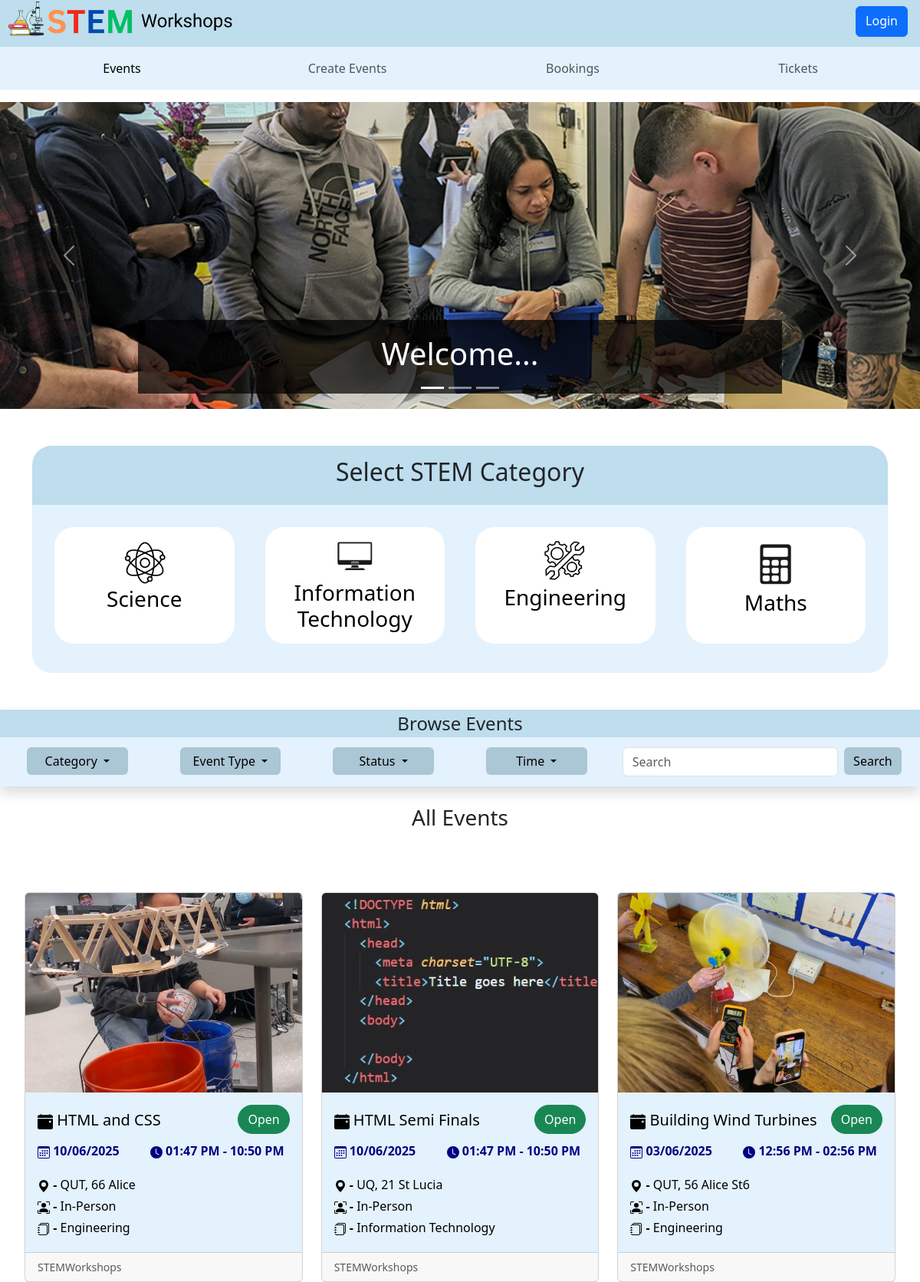
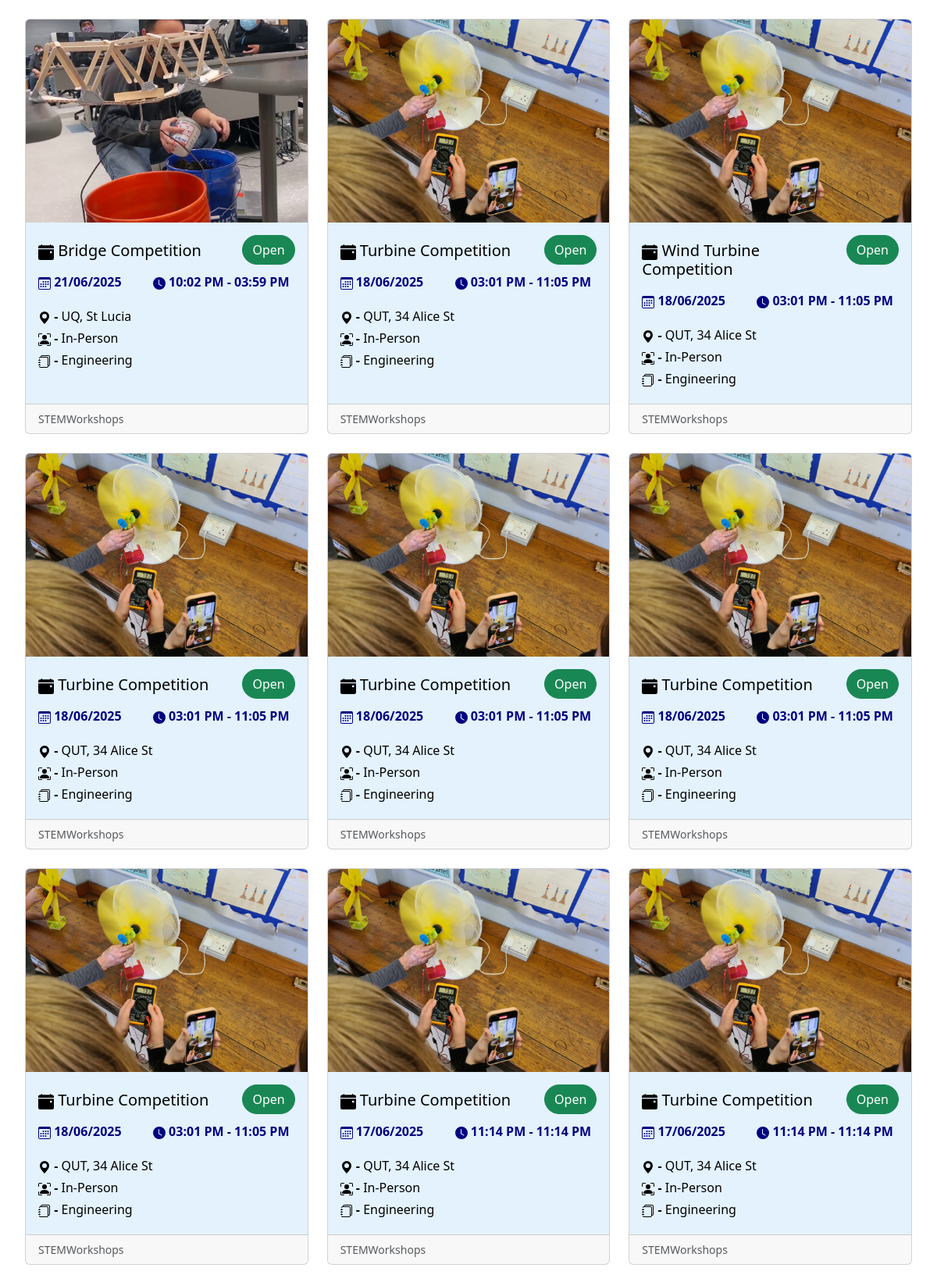
The page / (upper part) on the database its author committed (2 pictures, top to bottom).
### STEMWorkshops/models.py (models this page shows, shortened)
class Event(db.Model):
    __tablename__ = 'events'
    event_id = db.Column(db.Integer, primary_key=True)
    event_name = db.Column(db.String(80), nullable=False)
    start_time = db.Column(db.DateTime, nullable=False)
    end_time = db.Column(db.DateTime, nullable=False)
    STEM_category = db.Column(db.Enum("Science", "Information Technology", "Maths", "Engineering"), nullable=False)
    event_type = db.Column(db.Enum("Online", "In-Person"), nullable=False)
    event_address = db.Column(db.String(80))
    event_venue = db.Column(db.String(80))
    ticket_price = db.Column(db.Numeric(10,2), nullable=False)
    ticket_policy = db.Column(db.Integer)
    max_num_tickets = db.Column(db.String(100), nullable=False)
    description = db.Column(db.String(200))
    image = db.Column(db.String(400))
    event_status = db.Column(db.Enum("Open", "Inactive", "Sold Out", "Cancelled"))
    user_id = db.Column(db.Integer, db.ForeignKey('users.user_id'))
    comments = db.relationship('Comment', backref='event', cascade="all, delete-orphan")

### STEMWorkshops/views.py (the view)
@main_bp.route('/')
def index():
    category = request.args.get('category')
    status = request.args.get('status')
    time = request.args.get('time')
    event_type = request.args.get('event_type')
    if not category and not status and not time and not event_type:
        events = get_all_events_ordered_by_status()
    else:
        events = db.session.scalars(db.select(Event)).all()
    return render_template('index.html', events=events, category=category, status=status, time=time, event_type=event_type, now=datetime.now)

### STEMWorkshops/events.py (called while the page is built)
def get_all_events_ordered_by_status():
    return db.session.scalars(
        db.select(Event).order_by(
            db.case(
                (Event.event_status == 'Open', 1),
                (Event.event_status == 'Sold Out', 2),
                (Event.event_status == 'Inactive', 3),
                (Event.event_status == 'Cancelled', 4),
            )
        )
    ).all()

### STEMWorkshops/templates/index.html (shortened to what this page needs)
{% extends 'base.html' %}
 {% block content %}
    <section class="mt-3 ">
      <div id="carouselExampleCaptions" class="carousel-home carousel slide" data-bs-ride="carousel">
        <div class="carousel-indicators">
          <button type="button" data-bs-target="#carouselExampleCaptions" data-bs-slide-to="0" class="active"
            aria-current="true" aria-label="Slide 1"></button>
          <button type="button" data-bs-target="#carouselExampleCaptions" data-bs-slide-to="1"
            aria-label="Slide 2"></button>
          <button type="button" data-bs-target="#carouselExampleCaptions" data-bs-slide-to="2"
            aria-label="Slide 3"></button>
        </div>
        <div class="carousel-inner">
          <div class="carousel-item active ">
            <img src="./static/img/event1.jpg" class="d-block w-100 img-fluid" alt="...">
            <div class="carousel-caption d-block ">
              {% if current_user.is_authenticated %}
              <h1>Hello, {{current_user.name}}...</h1>
              {% else %}
              <h1>Welcome...</h1>
              {% endif %}
            </div>
          </div>
        </div>
        <button class="carousel-control-prev" type="button" data-bs-target="#carouselExampleCaptions"
          data-bs-slide="prev">
          <span class="carousel-control-prev-icon" aria-hidden="true"></span>
        </button>
        <button class="carousel-control-next" type="button" data-bs-target="#carouselExampleCaptions"
          data-bs-slide="next">
          <span class="carousel-control-next-icon" aria-hidden="true"></span>
        </button>
      </div>
    </section>
    <div class="container">
      <div class="category-title ">
        <h2 class=" text-center">Select STEM Category</h2>
      </div>
      <div class="select-category">
        <div class="row text-center p-3">
          <div class=" col-xs-6 col-sm-6 col-md-6 col-lg-3 mb-2">
            <a href="{{ url_for('main.index', category='Science') }}#browse-events" class="text-decoration-none">
              <div class="categories  m-2 p-2">
                <img src="./static/img/science.png" class="logo mt-2">
                <h3>Science</h3>
              </div>
            </a>
          </div>
          <div class=" col-xs-6 col-sm-6 col-md-6 col-lg-3 mb-2 ">
            <a href="{{ url_for('main.index', category='Information Technology') }}#browse-events" class="text-decoration-none">
              <div class="categories m-2 p-2">
                <img src="./static/img/computer.png" class="logo ">
                <h3>Information Technology</h3>
              </div>
            </a>
          </div>
          <div class=" col-xs-6 col-sm-6 col-md-6 col-lg-3 mb-2 ">
            <a href="{{ url_for('main.index', category='Engineering') }}#browse-events" class="text-decoration-none">
              <div class="categories m-2 p-2">
                <img src="./static/img/engineering.png" class="logo mt-2">
                <h3>Engineering</h3>
              </div>
            </a>
          </div>
          <div class=" col-xs-6 col-sm-6 col-md-6 col-lg-3 mb-2 ">
            <a href="{{ url_for('main.index', category='Maths') }}#browse-events" class="text-decoration-none">
              <div class="categories m-2 p-2">
                <img src="./static/img/maths.png" class="logo mt-2">
                <h3>Maths</h3>
              </div>
            </a>
          </div>
        </div>
      </div>
    </div>
    <div class="browse-header sticky-top shadow">
      <div class="browse-title">
        <h4 class="text-center py-1" id="event-browse">Browse Events</h4>
      </div>
      <div class="dropdown-section mx-2">
        <div class="row text-center">
          <div class="col-xs-6 col-sm-6 col-md-2 col-lg-2">
            <div class="dropdown mb-1">
              <a class="btn btn-info dropdown-toggle w-75" href="#" role="button" id="dropdownMenuLink"
                data-bs-toggle="dropdown" aria-expanded="false">
                Category
              </a>
            </div>
          </div>
          <div class="col-xs-6 col-sm-6 col-md-2 col-lg-2">
            <div class="dropdown mb-1">
              <a class="btn btn-info dropdown-toggle w-75" href="#" role="button" id="dropdownMenuLink"
                data-bs-toggle="dropdown" aria-expanded="false">
                Event Type
              </a>
            </div>
          </div>
          <div class="col-xs-6 col-sm-6 col-md-2 col-lg-2">
            <div class="dropdown mb-1">
              <a class="btn btn-info dropdown-toggle w-75" href="#" role="button" id="dropdownMenuLink"
                data-bs-toggle="dropdown" aria-expanded="false">
                Status
              </a>
            </div>
          </div>
          <div class="col-xs-6 col-sm-6 col-md-2 col-lg-2">
            <div class="dropdown mb-1">
              <a class="btn btn-info dropdown-toggle w-75" href="#" role="button" id="dropdownMenuLink"
                data-bs-toggle="dropdown" aria-expanded="false">
                Time
              </a>
            </div>
          </div>
          <div class="col-xs-6 col-sm-6 col-md-4 col-lg-4">
            <form class=" d-flex justify-content-start align-items-start mb-2">
              <input class="form-control me-2 w-75" type="search" placeholder="Search" aria-label="Search">
              <button class="btn btn-info" type="submit">Search</button>
            </form>
          </div>
        </div>
      </div>
    </div>
    <div id="event-all" class="all-event-heading mt-3 mb-5">
      <h3 class=" d-flex justify-content-center">
      {% if not category and not status and not time and not event_type %}
         All Events
      {% endif %}
      </h3>
    </div>
    <div class="d-flex justify-content-center">
      <div class="container-fluid">
      <div class="row row-cols-lg-3 row-cols-xxl-4 row-cols-md-2 row-cols-sm-1 row-cols-1 g-4 m-2">
        {% for event in events %}
        {% if
            (not category or event.STEM_category == category) and
            (not status or event.event_status == status) and
            (not event_type or event.event_type == event_type) and
            (not time or (
                     (time == 'Today' and event.start_time.date() == now().date()) or
                     (time == 'This Week' and event.start_time.isocalendar()[1] == now().isocalendar()[1]) or
                     (time == 'This Month' and event.start_time.month == now().month)
        ))
      %}
        <div class="col">
          <div class="card">
            <img src="{{event.image}}" class="card-img-top img-fluid event-card-img" alt="./static/img/s-l1200.jpg" >
            <div class="card-body">
              <div class="row mb-2">
                <div class="col-6 mt-2">
                  <h5 class="card-title ">
                    <a href="{{url_for('events.show', id=event.event_id)}}" class="text-decoration-none">
                      <div class="title workshop-title-width">
                        {{event.event_name}}
                      </div>
                    </a>
                  </h5>
                </div>
                <div class="col-6 text-end">
                  <a href="{{url_for('events.show', id=events.id)}}" class="text-decoration-none">
            <button type="button" class=" btn btn-md rounded-pill
             {% if event.event_status == 'Open' %}
             btn-success
             {% elif event.event_status == 'Inactive' %}
             btn-warning
             {% else %}
            btn-danger
            {% endif %}
             ">{{ event.event_status }}</button>
                  </a>
                </div>
              </div>
              <a href="{{url_for('events.show', id=event.event_id)}}" class="text-decoration-none">
                <div class="row mb-1 ">
                  <div class="col-5 ">
                    <p class="datetime">
                      <b>{{event.start_time.strftime('%d/%m/%Y')}} </b>
                    </p>
                  </div>
                  <div class="col-7 ">
                    <p class="datetime">
                      <svg xmlns="http://www.w3.org/2000/svg" width="16" height="16" fill="currentColor"
                        class="bi bi-clock-fill" viewBox="0 0 16 16">
                        <path
                          d="M16 8A8 8 0 1 1 0 8a8 8 0 0 1 16 0M8 3.5a.5.5 0 0 0-1 0V9a.5.5 0 0 0 .252.434l3.5 2a.5.5 0 0 0 .496-.868L8 8.71z" />
                      </svg>
                      <b>{{event.start_time.strftime('%I:%M %p')}} - {{event.end_time.strftime('%I:%M %p')}}</b>
                    </p>
                  </div>
                </div>
              </a>
              <a href="{{url_for('events.show', id=event.event_id)}}" class="text-decoration-none">
                <div class="card-text">
                  <p class="detail mb-1">
                    <svg xmlns="http://www.w3.org/2000/svg" width="16" height="16" fill="currentColor"
                      class="bi bi-geo-alt-fill" viewBox="0 0 16 16">
                      <path d="M8 16s6-5.686 6-10A6 6 0 0 0 2 6c0 4.314 6 10 6 10m0-7a3 3 0 1 1 0-6 3 3 0 0 1 0 6" />
                    </svg>
                    <b>-</b> {{event.event_venue}}, {{event.event_address}}
                  </p>
                  <p class="detail mb-1">
                    <b>-</b> {{event.event_type}}
                  </p>
                   <p class="detail mb-1">
                    <b>-</b> {{event.STEM_category}}
                  </p>
                </div>
              </a>
            </div>
            <div class="card-footer">
              <small class="text-body-secondary">STEMWorkshops</small>
            </div>
          </div>
        </div>
        {%endif %}
      {% endfor %}
      </div>
  {% endblock %}

### STEMWorkshops/static/style/style.css (style rules this page uses)
.img-fluid { object-fit: cover; }
.btn-info { background-color: #abc6d5 !important; border: none !important; }
.carousel-caption { background-color: rgba(0, 0, 0, 0.7); }
.carousel-item img { height: 400px; object-fit: cover; }
.category-title { background-color: #bedded; padding: 15px; border-top-right-radius: 25px; border-top-left-radius: 25px; }
.browse-title { background-color: #bedded; }
.logo { width: 30%; border-radius: 50px; }
.categories { background-color: white; border-radius: 25px; color: black; height: 90%; }
.dropdown-section, .select-category { background-color: #e3f2fd; padding: 5px; }
.browse-header { background-color: #e3f2fd; }
.select-category { border-bottom-right-radius: 25px; border-bottom-left-radius: 25px; }
.card { transition: 0.35s; height: 100% !important; width: 100% !important; display: flex; flex-direction: column; }
.event-card-img { width: 100% !important; height: 260px !important; object-fit: cover !important; border-top-left-radius: 12px; border-top-right-radius: 12px; display: block; }
.workshop-title-width { width: 16rem; }
.col { display: flex !important; }
.detail, .title { color: black; }
.datetime { color: navy; }
.card-body { background-color: #e3f2fd; }

### rows shown on the page
Event: image (picture), event_name "HTML and CSS", event_status "Open", start_time "10/06/2025", start_time "01:47 PM", end_time "10:50 PM", event_venue "QUT", event_address "66 Alice", event_type "In-Person", STEM_category "Engineering"
Event: image (picture), event_name "HTML Semi Finals", event_status "Open", start_time "10/06/2025", start_time "01:47 PM", end_time "10:50 PM", event_venue "UQ", event_address "21 St Lucia", event_type "In-Person", STEM_category "Information Technology"
Event: image (picture), event_name "Building Wind Turbines", event_status "Open", start_time "03/06/2025", start_time "12:56 PM", end_time "02:56 PM", event_venue "QUT", event_address "56 Alice St6", event_type "In-Person", STEM_category "Engineering"
Event: image (picture), event_name "Bridge Competition", event_status "Open", start_time "21/06/2025", start_time "10:02 PM", end_time "03:59 PM", event_venue "UQ", event_address "St Lucia", event_type "In-Person", STEM_category "Engineering"
Event: image (picture), event_name "Turbine Competition", event_status "Open", start_time "18/06/2025", start_time "03:01 PM", end_time "11:05 PM", event_venue "QUT", event_address "34 Alice St", event_type "In-Person", STEM_category "Engineering"
Event: image (picture), event_name "Wind Turbine Competition", event_status "Open", start_time "18/06/2025", start_time "03:01 PM", end_time "11:05 PM", event_venue "QUT", event_address "34 Alice St", event_type "In-Person", STEM_category "Engineering"
Event: image (picture), event_name "Turbine Competition", event_status "Open", start_time "18/06/2025", start_time "03:01 PM", end_time "11:05 PM", event_venue "QUT", event_address "34 Alice St", event_type "In-Person", STEM_category "Engineering"
Event: image (picture), event_name "Turbine Competition", event_status "Open", start_time "18/06/2025", start_time "03:01 PM", end_time "11:05 PM", event_venue "QUT", event_address "34 Alice St", event_type "In-Person", STEM_category "Engineering"
Event: image (picture), event_name "Turbine Competition", event_status "Open", start_time "18/06/2025", start_time "03:01 PM", end_time "11:05 PM", event_venue "QUT", event_address "34 Alice St", event_type "In-Person", STEM_category "Engineering"
Event: image (picture), event_name "Turbine Competition", event_status "Open", start_time "18/06/2025", start_time "03:01 PM", end_time "11:05 PM", event_venue "QUT", event_address "34 Alice St", event_type "In-Person", STEM_category "Engineering"
Event: image (picture), event_name "Turbine Competition", event_status "Open", start_time "17/06/2025", start_time "11:14 PM", end_time "11:14 PM", event_venue "QUT", event_address "34 Alice St", event_type "In-Person", STEM_category "Engineering"
Event: image (picture), event_name "Turbine Competition", event_status "Open", start_time "17/06/2025", start_time "11:14 PM", end_time "11:14 PM", event_venue "QUT", event_address "34 Alice St", event_type "In-Person", STEM_category "Engineering"
